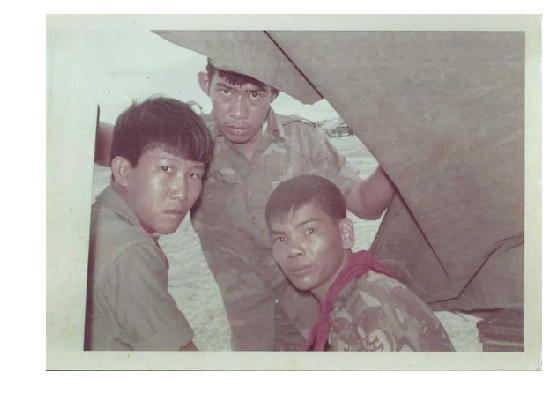
#> input picture Enhancement of Color Images/viet_white.png, 555 x 405 px
$ jupyter execute Act5-Histogram.ipynb   (shell and % lines are left out)
#> lines starting #> are read from the running program, lines starting #| are printed output that depends on the picture; long printed decimals are rounded
[cell 1]
import matplotlib.pyplot as plt
import matplotlib.image as mpimg
import numpy as np
import cv2
from skimage import img_as_float

[cell 2]
M = cv2.cvtColor(cv2.imread('viet_white.png'), cv2.COLOR_BGR2RGB)
M_gray = cv2.cvtColor(M, cv2.COLOR_RGB2GRAY)
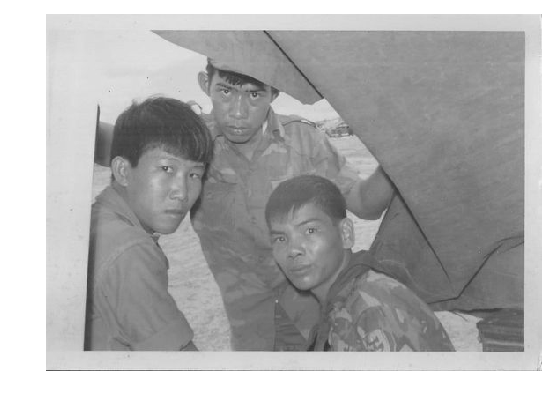
#> M_gray: shape (405, 555); min 47, max 255, mean 174.6


plt.figure(figsize=[15,6])
plt.subplot(121)
plt.imshow(M)
plt.subplot(122)
plt.imshow(M_gray,'gray')
plt.show()
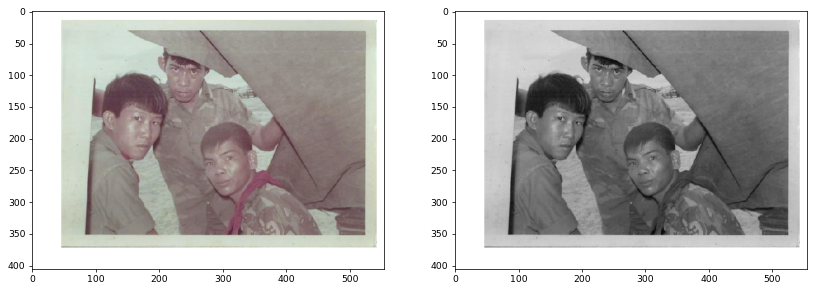
#> figure drawn by matplotlib, 2 panels
plt.figure(figsize=[15,6])
#plt.imshow(M_gray, cmap = 'gray')
#plt.show()

Imin = np.amin(M_gray)
#> Imin = 47
Imax = np.amax(M_gray)
#> Imax = 255
print('Imin: ',Imin,'Imax: ',Imax)
#| Imin:  47 Imax:  255

# 1. Contrast Stretching

[cell 3]
M_grayf = img_as_float(M_gray) #Normalizing float point
M_contra = M_grayf*255

Imin = np.amin(M_gray)
Imax = np.amax(M_gray)
Iminf = np.amin(M_grayf)
#> Iminf = 0.184
Imaxf = np.amax(M_grayf)
#> Imaxf = 1

print('Imin: ',Imin,'Imax: ',Imax)
#| Imin:  47 Imax:  255
print('Iminf: ',Iminf,'Imaxf: ',Imaxf)
#| Iminf:  0.1843 Imaxf:  1.0

plt.figure(figsize=[15,6])
plt.rcParams['axes.titlesize'] = 17
plt.subplot(121)
plt.imshow(M_gray,'gray')
plt.title('Original Image')
plt.subplot(122)
plt.imshow(M_contra,'gray')
plt.title('Contrast Stretched Image')
plt.show()
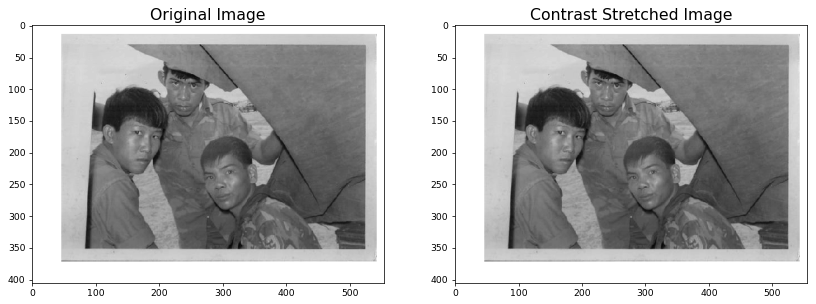
#> figure drawn by matplotlib, 2 panels

# 2. Histogram Manipulation

[cell 4]
hist, bin_edges = np.histogram(M_gray, bins = np.linspace(0,255,257), density = "True")
#> hist = 256 values, max 0.213 at index 255, min 0 at index 0, mean 0.00392; bin_edges = 257 values from 0 to 255
#norm_hist = (hist-min(hist))/(max(hist)-min(hist))

plt.style.use('dark_background')

plt.figure(figsize=[8,5])
plt.rcParams['axes.titlesize'] = 17
plt.rcParams.update({'font.size': 15})
plt.plot(hist,'turquoise',linewidth=2.5)
plt.xlabel('Pixel values')
plt.ylabel('Intensity')
plt.title('Original Histogram')
plt.show()
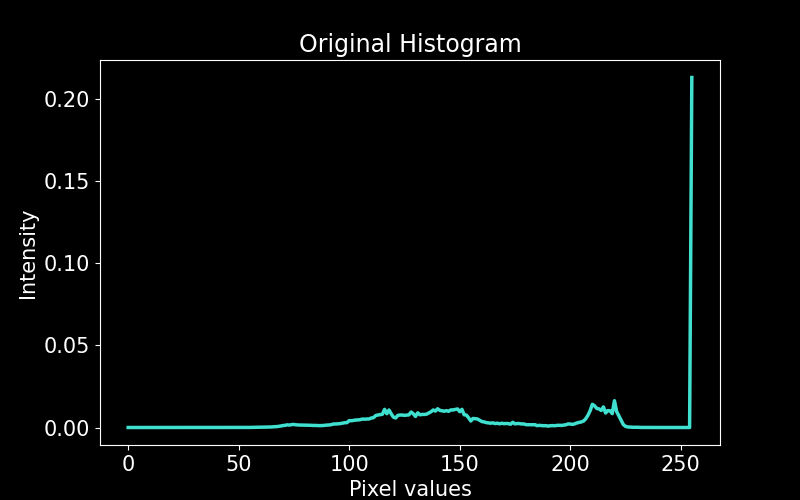
#> figure drawn by matplotlib, 1 panel; curve peaks at x = 255, y = 0.213

# [8 lines of commented-out code are left out]

[cell 5]
plt.figure(figsize=[8,5])
plt.rcParams['axes.titlesize'] = 17
plt.rcParams.update({'font.size': 15})
plt.plot(hist,'turquoise',linewidth=2.5)
plt.xlabel('Pixel values')
plt.ylabel('Intensity')
plt.title('White Patched Histogram')
plt.show()
#> figure, not shown here; curve peaks at x = 255, y = 0.213

# 3. CDF

[cell 6]
cdf = np.cumsum(hist)
#> cdf = 256 values from 0 to 1
#norm_cdf = (cdf-min(cdf))/(max(cdf)-min(cdf))

plt.figure(figsize=[8,5])
plt.rcParams['axes.titlesize'] = 17
plt.rcParams.update({'font.size': 15})
plt.plot(cdf,'turquoise',linewidth=2.5)
plt.xlabel('Pixel values')
plt.ylabel('T(r)')
plt.title('Cumulative Distribution Function')
plt.show()
#> figure, not shown here; curve peaks at x = 255, y = 1

# Desired CDFs

[cell 7]
des_x = np.linspace(0,Imax,100)
#> des_x = 100 values from 0 to 255

#Quadratic
def quad(x):
    return x**2

# Sigmoid
def sig_fxn(x):
    a = np.median(x)
    m = 30
    return (1)/(1 + np.exp((-x+a)/m))

a = np.median(des_x)
#> a = 127.5
m = 30

def inv_sig(y):
    return (-((np.log((1/y)-1))*m - a))


plt.figure(figsize=[8,5])
plt.rcParams['axes.titlesize'] = 17
plt.rcParams.update({'font.size': 15})
plt.plot(des_x,des_x,'turquoise',linewidth=2.5)
plt.xlabel('Pixel values')
plt.ylabel('G(z)')
plt.title('Cumulative Distribution Function (linear)')
plt.show()
#> figure, not shown here; curve peaks at x = 255, y = 255

plt.figure(figsize=[8,5])
plt.rcParams['axes.titlesize'] = 17
plt.rcParams.update({'font.size': 15})
plt.plot(des_x,des_x**2,'turquoise',linewidth=2.5)
plt.xlabel('Pixel values')
plt.ylabel('G(z)')
plt.title('Cumulative Distribution Function (quadratic)')
plt.show()
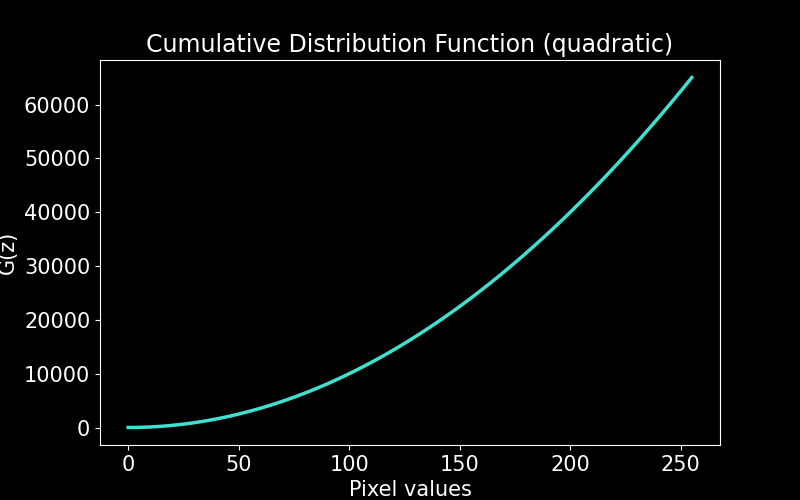
#> figure drawn by matplotlib, 1 panel; curve peaks at x = 255, y = 65025

plt.figure(figsize=[8,5])
plt.rcParams['axes.titlesize'] = 17
plt.rcParams.update({'font.size': 15})
plt.plot(des_x,sig_fxn(des_x),'turquoise',linewidth=2.5)
plt.xlabel('Pixel values')
plt.ylabel('G(z)')
plt.title('Cumulative Distribution Function (sigmoid)')
plt.show()
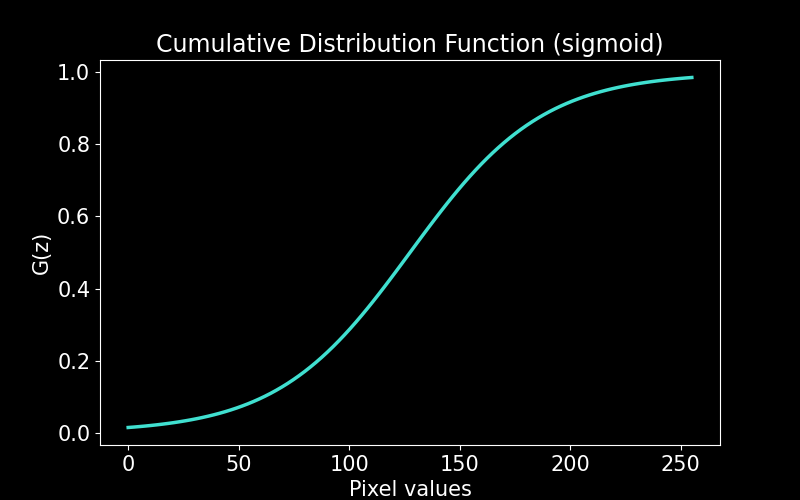
#> figure drawn by matplotlib, 1 panel; curve peaks at x = 255, y = 0.986

# Sigmoid CDF

[cell 8]
image_sig = np.floor(np.copy(M_gray))

for i in range(len(M_gray)):
    for j in range(len(M_gray[i])):
        before = int(M_gray[i][j])
        if before >= 250:
            continue
        percentile = cdf[before]
        desire = inv_sig(percentile)*255
        image_sig[i][j] = desire
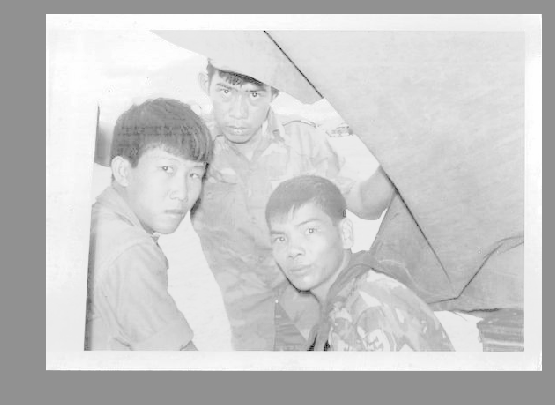
#> image_sig: shape (405, 555) float16; min -56416, max 42688, mean 21904; drawn with min black and max white

final = image_sig.astype(float)
norm_final =  (final-np.min(final))/(np.max(final)-np.min(final))*255

plt.figure(figsize=[15,6])
plt.rcParams['axes.titlesize'] = 17
plt.subplot(121)
plt.imshow(M_gray,'gray')
plt.title('Original Image')
plt.subplot(122)
plt.imshow(norm_final,'gray')
plt.title('Final Treated Image')
plt.show()

# Linear CDF

[cell 9]
image_sig = np.floor(np.copy(M_gray))

for i in range(len(M_gray)):
    for j in range(len(M_gray[i])):
        before = int(M_gray[i][j])
        if before >= 250:
            continue
        percentile = cdf[before]
        desire = percentile*255
        image_sig[i][j] = desire
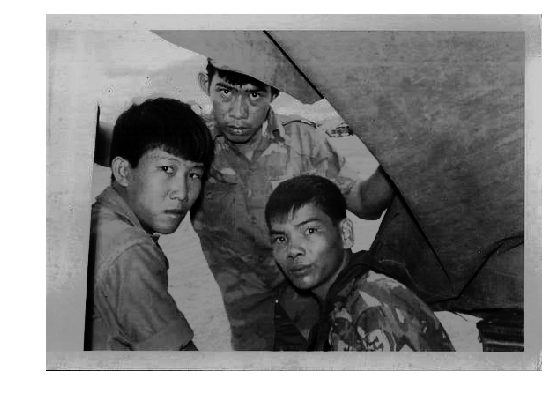
#> image_sig: shape (405, 555) float16; min 0.00228, max 255, mean 134.4

final = image_sig.astype(float)
norm_final =  (final-np.min(final))/(np.max(final)-np.min(final))

hist1, bin_edges1 = np.histogram(norm_final, bins = np.linspace(0,255,256), density = "True")
#> hist1 = 255 values, max 0.788 at index 0, min 0 at index 2, mean 0.00392; bin_edges1 = 256 values from 0 to 255

plt.figure(figsize=[15,6])
plt.rcParams['axes.titlesize'] = 17
plt.subplot(121)
plt.imshow(M_gray,'gray')
plt.title('Original Image')
plt.subplot(122)
plt.imshow(norm_final,'gray')
plt.title('Final Treated Image')
plt.show()

#plt.figure(figsize=[15,6])
plt.rcParams['axes.titlesize'] = 17
plt.rcParams.update({'font.size': 15})
#plt.subplot(121)
plt.plot(hist,'turquoise',linewidth=2.5)
plt.xlabel('Pixel values')
plt.ylabel('Intensity')
plt.title('Histogram of the original image')
# [5 lines of commented-out code are left out]
plt.show()
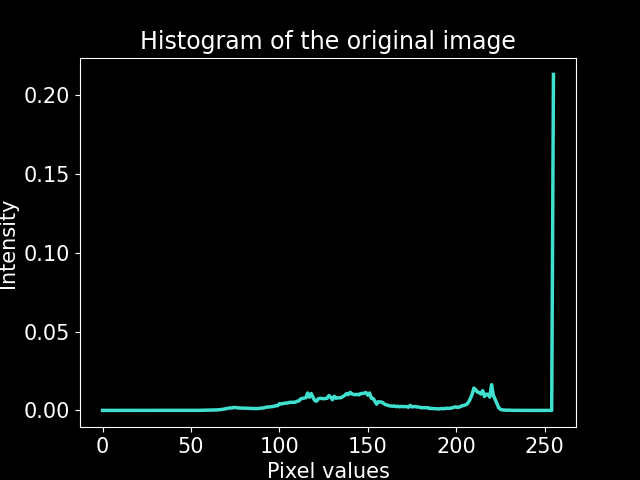
#> figure drawn by matplotlib, 1 panel; curve peaks at x = 255, y = 0.213

# Quadratic CDF

[cell 10]
image_sig = np.floor(np.copy(M_gray))

for i in range(len(M_gray)):
    for j in range(len(M_gray[i])):
        before = int(M_gray[i][j])
        if before >= 250:
            continue
        percentile = cdf[before]
        desire = quad(percentile)*255
        image_sig[i][j] = desire
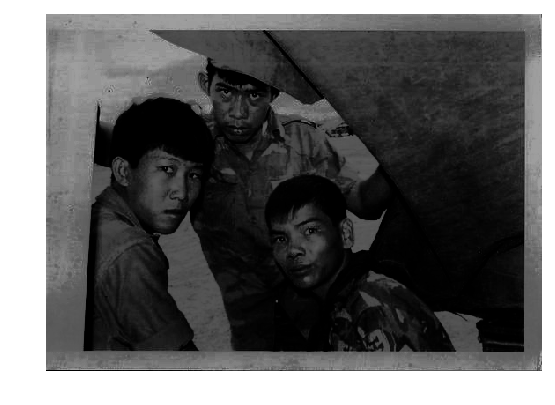
#> image_sig: shape (405, 555) float16; min 0, max 255, mean 96.7

final = image_sig.astype(float)
norm_final =  (final-np.min(final))/(np.max(final)-np.min(final))


plt.figure(figsize=[15,6])
plt.rcParams['axes.titlesize'] = 17
plt.subplot(121)
plt.imshow(M_gray,'gray')
plt.title('Original Image')
plt.subplot(122)
plt.imshow(norm_final,'gray')
plt.title('Final Treated Image')
plt.show()

$ run again, with Enhancement of Color Images/baby.jpg saved as Enhancement of Color Images/viet_white.png
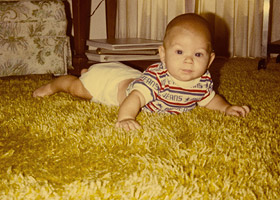
#> input picture Enhancement of Color Images/baby.jpg, 280 x 200 px
#> Imin = 6
#> Imax = 230
#| Imin:  6 Imax:  230
#> Iminf = 0.0235
#> Imaxf = 0.902
#| Imin:  6 Imax:  230
#| Iminf:  0.02353 Imaxf:  0.902
#> hist = 256 values, max 0.0105 at index 145, min 0 at index 0, mean 0.00392; bin_edges = 257 values from 0 to 255
#> cdf = 256 values from 0 to 1
#> after the loop `for i in range(len(M_gray)):`:
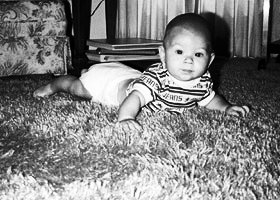
#> image_sig: shape (200, 280) float16; min 0.00457, max 256, mean 128.9; drawn with min black and max white
#> hist1 = 255 values, max 1 at index 0, min 0 at index 2, mean 0.00392; bin_edges1 = 256 values from 0 to 255
#> after the loop `for i in range(len(M_gray)):`:
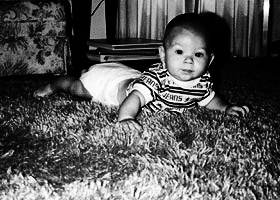
#> image_sig: shape (200, 280) float16; min 5.96e-08, max 257, mean 86.6; drawn with min black and max white

$ run again, with Enhancement of Color Images/banana.jpg saved as Enhancement of Color Images/viet_white.png
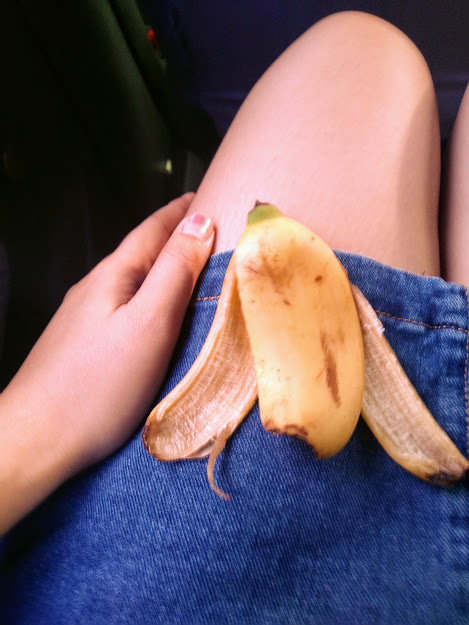
#> input picture Enhancement of Color Images/banana.jpg, 469 x 625 px
#> Imin = 1
#> Imax = 255
#| Imin:  1 Imax:  255
#> Iminf = 0.00392
#> Imaxf = 1
#| Imin:  1 Imax:  255
#| Iminf:  0.003922 Imaxf:  1.0
#> hist = 256 values, max 0.0303 at index 8, min 0 at index 0, mean 0.00392; bin_edges = 257 values from 0 to 255
#> cdf = 256 values from 0 to 1
#> hist1 = 255 values, max 0.999 at index 0, min 0 at index 2, mean 0.00392; bin_edges1 = 256 values from 0 to 255
#> after the loop `for i in range(len(M_gray)):`:
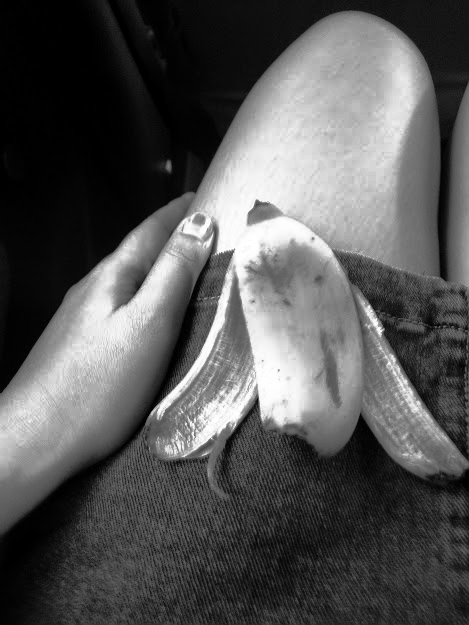
#> image_sig: shape (625, 469) float16; min 1.43e-06, max 256.8, mean 86.4; drawn with min black and max white
